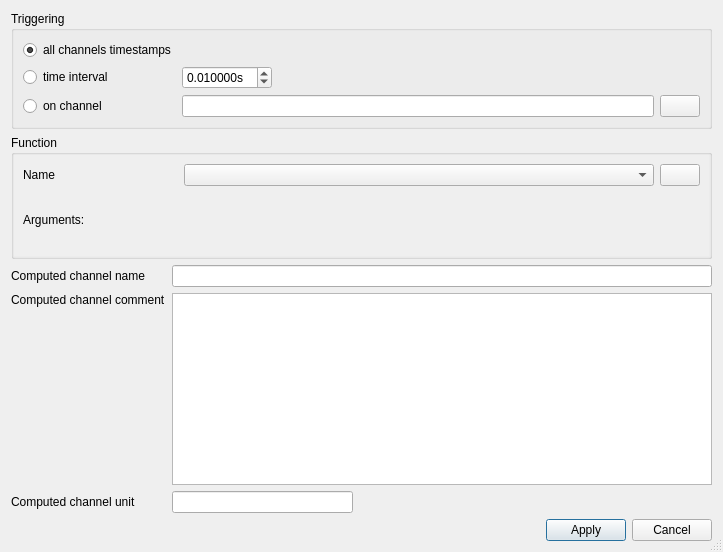
<?xml version="1.0" encoding="UTF-8"?>
<ui version="4.0">
 <class>ComputedChannel</class>
 <widget class="QDialog" name="ComputedChannel">
  <property name="geometry">
   <rect>
    <x>0</x>
    <y>0</y>
    <width>723</width>
    <height>552</height>
   </rect>
  </property>
  <property name="maximumSize">
   <size>
    <width>16777215</width>
    <height>16777215</height>
   </size>
  </property>
  <property name="windowTitle">
   <string>Define new channel</string>
  </property>
  <property name="windowIcon">
   <iconset resource="resource.qrc">
    <normaloff>:/plus.png</normaloff>:/plus.png</iconset>
  </property>
  <property name="sizeGripEnabled">
   <bool>true</bool>
  </property>
  <layout class="QGridLayout" name="gridLayout" rowstretch="0,0,1,0,0,0,0,0" columnstretch="0,0,0,0,0">
   <item row="5" column="1" colspan="4">
    <widget class="QPlainTextEdit" name="comment"/>
   </item>
   <item row="7" column="3">
    <widget class="QPushButton" name="apply_btn">
     <property name="text">
      <string>Apply</string>
     </property>
    </widget>
   </item>
   <item row="0" column="0" colspan="5">
    <widget class="QGroupBox" name="groupBox_3">
     <property name="title">
      <string>Triggering</string>
     </property>
     <layout class="QGridLayout" name="gridLayout_8">
      <item row="1" column="2">
       <spacer name="horizontalSpacer_8">
        <property name="orientation">
         <enum>Qt::Horizontal</enum>
        </property>
        <property name="sizeHint" stdset="0">
         <size>
          <width>40</width>
          <height>20</height>
         </size>
        </property>
       </spacer>
      </item>
      <item row="1" column="1">
       <widget class="QDoubleSpinBox" name="trigger_interval">
        <property name="suffix">
         <string>s</string>
        </property>
        <property name="decimals">
         <number>6</number>
        </property>
        <property name="minimum">
         <double>0.000001000000000</double>
        </property>
        <property name="maximum">
         <double>10.000000000000000</double>
        </property>
        <property name="singleStep">
         <double>0.100000000000000</double>
        </property>
        <property name="value">
         <double>0.010000000000000</double>
        </property>
       </widget>
      </item>
      <item row="4" column="1" colspan="2">
       <widget class="QLineEdit" name="trigger_channel"/>
      </item>
      <item row="4" column="0">
       <widget class="QRadioButton" name="triggering_on_channel">
        <property name="text">
         <string>on channel</string>
        </property>
       </widget>
      </item>
      <item row="1" column="0">
       <widget class="QRadioButton" name="triggering_on_interval">
        <property name="text">
         <string>time interval</string>
        </property>
       </widget>
      </item>
      <item row="4" column="3">
       <widget class="QPushButton" name="trigger_search_btn">
        <property name="text">
         <string/>
        </property>
        <property name="icon">
         <iconset resource="resource.qrc">
          <normaloff>:/search.png</normaloff>:/search.png</iconset>
        </property>
       </widget>
      </item>
      <item row="0" column="0">
       <widget class="QRadioButton" name="triggering_on_all">
        <property name="text">
         <string>all channels timestamps</string>
        </property>
        <property name="checked">
         <bool>true</bool>
        </property>
       </widget>
      </item>
     </layout>
    </widget>
   </item>
   <item row="7" column="1">
    <spacer name="horizontalSpacer_3">
     <property name="orientation">
      <enum>Qt::Horizontal</enum>
     </property>
     <property name="sizeHint" stdset="0">
      <size>
       <width>40</width>
       <height>20</height>
      </size>
     </property>
    </spacer>
   </item>
   <item row="7" column="4">
    <widget class="QPushButton" name="cancel_btn">
     <property name="text">
      <string>Cancel</string>
     </property>
    </widget>
   </item>
   <item row="6" column="0">
    <widget class="QLabel" name="label_6">
     <property name="text">
      <string>Computed channel unit</string>
     </property>
    </widget>
   </item>
   <item row="5" column="0">
    <widget class="QLabel" name="label_8">
     <property name="text">
      <string>Computed channel comment</string>
     </property>
     <property name="alignment">
      <set>Qt::AlignLeading|Qt::AlignLeft|Qt::AlignTop</set>
     </property>
    </widget>
   </item>
   <item row="6" column="1">
    <widget class="QLineEdit" name="unit">
     <property name="placeholderText">
      <string/>
     </property>
    </widget>
   </item>
   <item row="3" column="0">
    <widget class="QLabel" name="label_7">
     <property name="text">
      <string>Computed channel name</string>
     </property>
    </widget>
   </item>
   <item row="3" column="1" colspan="4">
    <widget class="QLineEdit" name="name">
     <property name="inputMask">
      <string/>
     </property>
     <property name="text">
      <string/>
     </property>
     <property name="placeholderText">
      <string/>
     </property>
    </widget>
   </item>
   <item row="7" column="2">
    <spacer name="horizontalSpacer_7">
     <property name="orientation">
      <enum>Qt::Horizontal</enum>
     </property>
     <property name="sizeHint" stdset="0">
      <size>
       <width>40</width>
       <height>20</height>
      </size>
     </property>
    </spacer>
   </item>
   <item row="2" column="0" colspan="5">
    <widget class="QGroupBox" name="groupBox">
     <property name="title">
      <string>Function</string>
     </property>
     <layout class="QVBoxLayout" name="verticalLayout">
      <property name="spacing">
       <number>0</number>
      </property>
      <property name="leftMargin">
       <number>0</number>
      </property>
      <property name="topMargin">
       <number>0</number>
      </property>
      <property name="rightMargin">
       <number>0</number>
      </property>
      <property name="bottomMargin">
       <number>0</number>
      </property>
      <item>
       <widget class="QScrollArea" name="scrollArea">
        <property name="frameShape">
         <enum>QFrame::NoFrame</enum>
        </property>
        <property name="lineWidth">
         <number>0</number>
        </property>
        <property name="widgetResizable">
         <bool>true</bool>
        </property>
        <widget class="QWidget" name="args_widget">
         <property name="geometry">
          <rect>
           <x>0</x>
           <y>0</y>
           <width>703</width>
           <height>115</height>
          </rect>
         </property>
         <layout class="QGridLayout" name="arg_layout">
          <property name="leftMargin">
           <number>9</number>
          </property>
          <property name="topMargin">
           <number>9</number>
          </property>
          <property name="rightMargin">
           <number>9</number>
          </property>
          <property name="bottomMargin">
           <number>9</number>
          </property>
          <item row="0" column="2">
           <widget class="QPushButton" name="show_definition_btn">
            <property name="text">
             <string/>
            </property>
            <property name="icon">
             <iconset resource="resource.qrc">
              <normaloff>:/info.png</normaloff>:/info.png</iconset>
            </property>
           </widget>
          </item>
          <item row="1" column="1">
           <spacer name="horizontalSpacer">
            <property name="orientation">
             <enum>Qt::Horizontal</enum>
            </property>
            <property name="sizeHint" stdset="0">
             <size>
              <width>40</width>
              <height>20</height>
             </size>
            </property>
           </spacer>
          </item>
          <item row="0" column="0">
           <widget class="QLabel" name="label_9">
            <property name="minimumSize">
             <size>
              <width>155</width>
              <height>0</height>
             </size>
            </property>
            <property name="text">
             <string>Name</string>
            </property>
           </widget>
          </item>
          <item row="0" column="1">
           <widget class="QComboBox" name="functions"/>
          </item>
          <item row="1" column="0">
           <widget class="QLabel" name="label">
            <property name="text">
             <string>Arguments:</string>
            </property>
           </widget>
          </item>
         </layout>
        </widget>
       </widget>
      </item>
     </layout>
    </widget>
   </item>
  </layout>
 </widget>
 <resources>
  <include location="resource.qrc"/>
 </resources>
 <connections/>
</ui>
